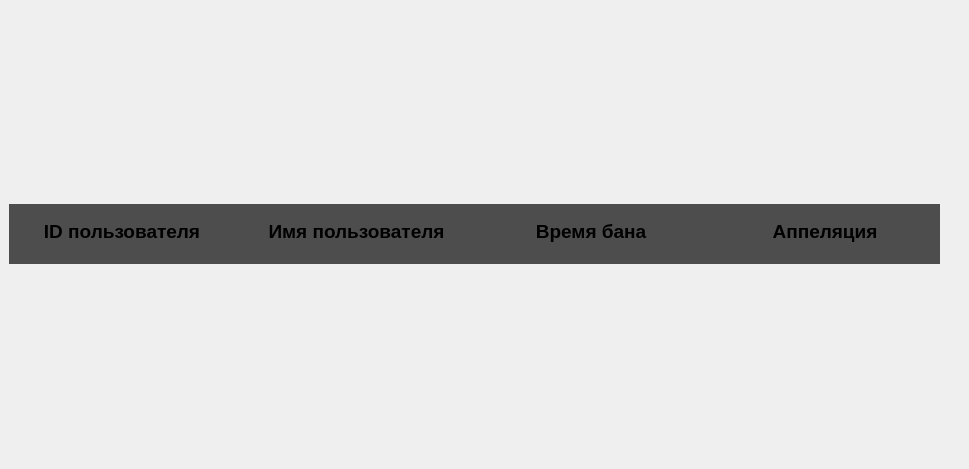
      <widget class="QWidget" name="scrollAreaWidgetContents_5">
       <property name="geometry">
        <rect>
         <x>0</x>
         <y>0</y>
         <width>969</width>
         <height>469</height>
        </rect>
       </property>
       <widget class="QWidget" name="verticalLayoutWidget_4">
        <property name="geometry">
         <rect>
          <x>9</x>
          <y>19</y>
          <width>931</width>
          <height>431</height>
         </rect>
        </property>
        <layout class="QVBoxLayout" name="layout_scroll_4">
         <item>
          <widget class="QWidget" name="description_4" native="true">
           <property name="maximumSize">
            <size>
             <width>16777215</width>
             <height>60</height>
            </size>
           </property>
           <property name="styleSheet">
            <string notr="true">background-color: rgb(77, 77, 77)</string>
           </property>
           <widget class="QWidget" name="horizontalLayoutWidget_5">
            <property name="geometry">
             <rect>
              <x>-1</x>
              <y>-3</y>
              <width>931</width>
              <height>61</height>
             </rect>
            </property>
            <layout class="QHBoxLayout" name="horizontalLayout_4">
             <item>
              <widget class="QLabel" name="label_47">
               <property name="font">
                <font>
                 <pointsize>14</pointsize>
                 <bold>true</bold>
                </font>
               </property>
               <property name="text">
                <string>ID пользователя</string>
               </property>
               <property name="textFormat">
                <enum>Qt::TextFormat::AutoText</enum>
               </property>
               <property name="alignment">
                <set>Qt::AlignmentFlag::AlignCenter</set>
               </property>
              </widget>
             </item>
             <item>
              <widget class="QLabel" name="label_48">
               <property name="font">
                <font>
                 <pointsize>14</pointsize>
                 <bold>true</bold>
                </font>
               </property>
               <property name="text">
                <string>Имя пользователя</string>
               </property>
               <property name="alignment">
                <set>Qt::AlignmentFlag::AlignCenter</set>
               </property>
              </widget>
             </item>
             <item>
              <widget class="QLabel" name="label_49">
               <property name="font">
                <font>
                 <pointsize>14</pointsize>
                 <bold>true</bold>
                </font>
               </property>
               <property name="text">
                <string>Время бана</string>
               </property>
               <property name="alignment">
                <set>Qt::AlignmentFlag::AlignCenter</set>
               </property>
              </widget>
             </item>
             <item>
              <widget class="QLabel" name="label_50">
               <property name="font">
                <font>
                 <pointsize>14</pointsize>
                 <bold>true</bold>
                </font>
               </property>
               <property name="text">
                <string>Аппеляция</string>
               </property>
               <property name="alignment">
                <set>Qt::AlignmentFlag::AlignCenter</set>
               </property>
              </widget>
             </item>
            </layout>
           </widget>
          </widget>
         </item>
        </layout>
       </widget>
      </widget>
